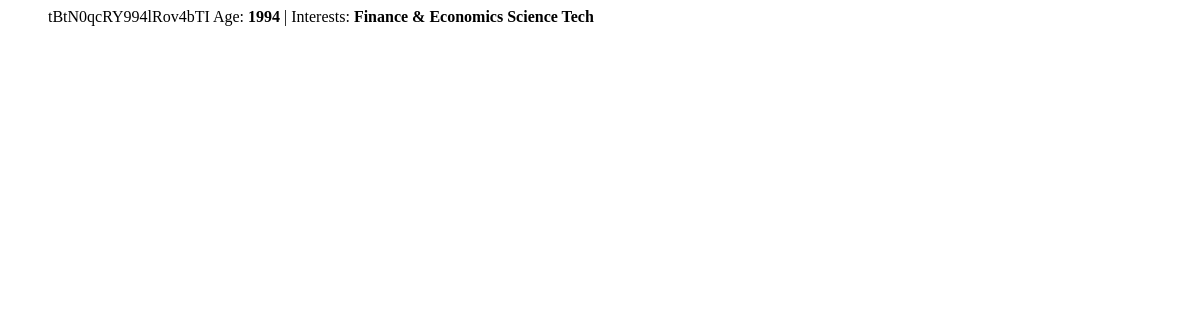
Page /popclick/profiles/ on the earlier database version.
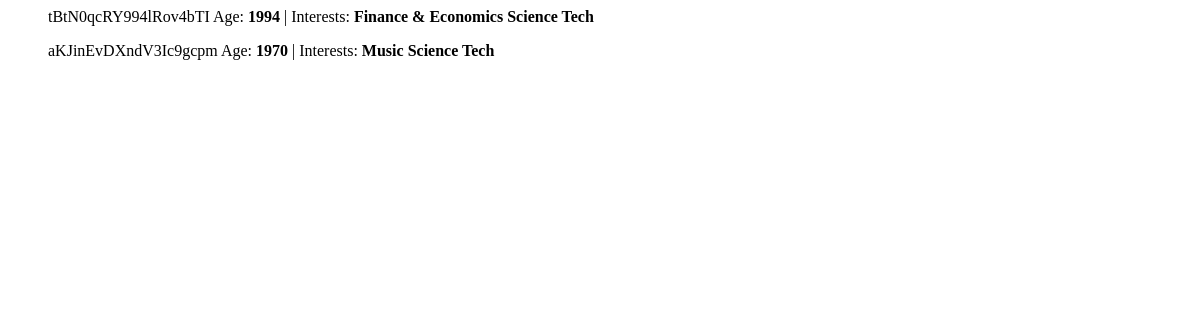
Same page on the later database version.
### popclick/models.py (models this page shows, shortened)
class Profile(models.Model):
    age = models.IntegerField(default=0)
    token = models.CharField(unique=True, max_length=200)
    logtime = models.DateTimeField(auto_now=True)
    gender = models.CharField(max_length=20, default=None)
    interests = models.ManyToManyField(Interest, through='ProfileInterest')
    activated = models.BooleanField(default=False)
    created_at = models.DateTimeField(auto_now_add=True)
    updated_at = models.DateTimeField(auto_now=True)

class Interest(models.Model):
    name = models.CharField(max_length=200, primary_key=True)

### popclick/views.py (the view)
def profiles(request):
    profiles = Profile.objects.all()
    interests = Interest.objects.all()
    profile_interests = {}
    for each_prof in profiles:
        curr_interests = each_prof.interests.all()
        curr_int_names = []
        for each_int in curr_interests:
            curr_int_names.append(each_int.name)
        profile_interests[each_prof.token] = curr_int_names
    context = { 'profile_interests': profile_interests, 'profiles': profiles, 'interests': interests}
    return render(request, 'profiles.html', context)

### popclick/templates/profiles.html
{% for profile in profiles %}
<ul>
	<il>{{ profile.token }}</il>
	<il>Age: <b>{{ profile.age }}</b></il>
	|
	<il>Interests: {% for pr, v in profile_interests.items %}
			{% if pr == profile.token %}
				<b>{% for i in v %}
					{{ i }}
				{% endfor %}</b>
			{% endif %}
		{% endfor %}
	</il>
</ul>
{% endfor %}

Differences in the rows shown:
added Profile: token "aKJinEvDXndV3Ic9gcpm", age "1970", v "Science" "Tech"
added Interest: v "Music"
